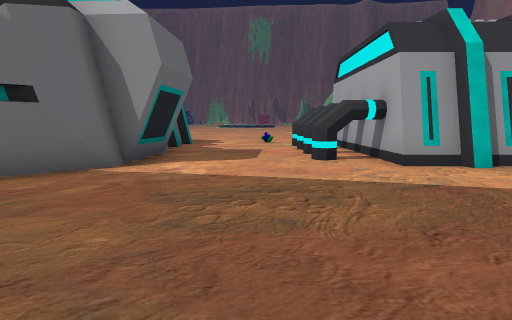
view 1 (above)

24 first-person views from a walk through a Unity game level. The camera is 1.5 m above the floor, tilts 6° down and sees 70° across. The floor is counted in squares, 2 m on a side. Each view is taken from the middle of a square. On the plan, view 1 faces up. The plan holds only what a view shows up to about 11 squares ahead; the rest is blank. The place goes on beyond the plan. Some animated figures are not drawn. Some surface patterns are stand-ins.

view 2
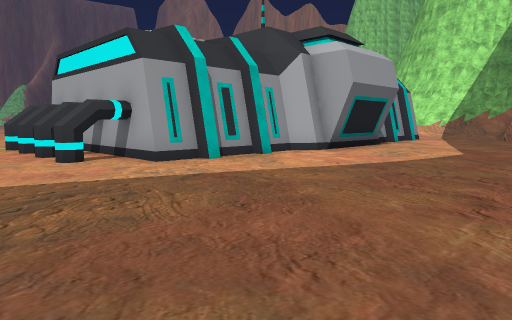

view 3
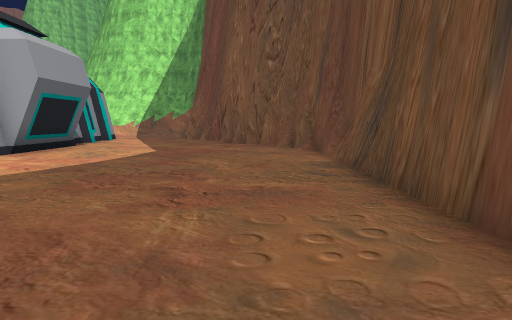

view 4
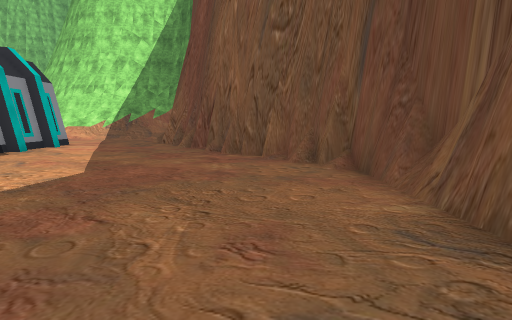

view 5
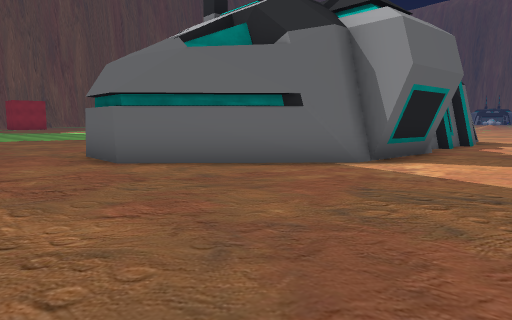

view 6
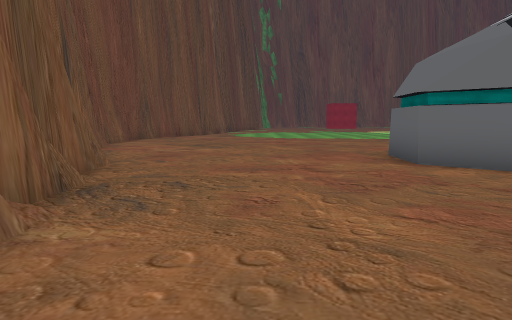

view 7
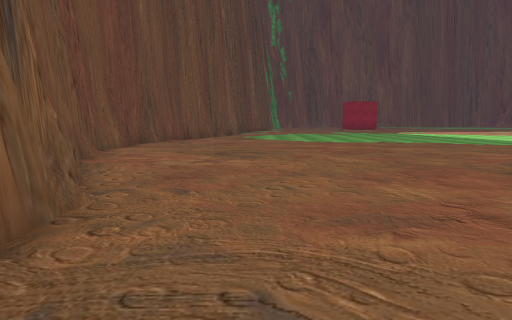

view 8
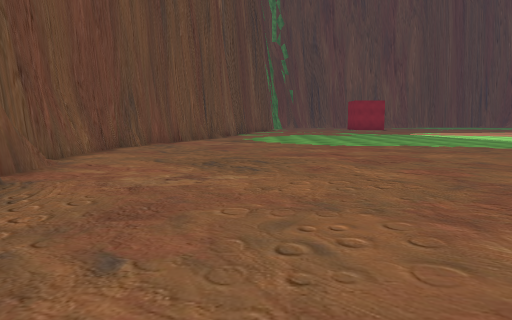

view 9
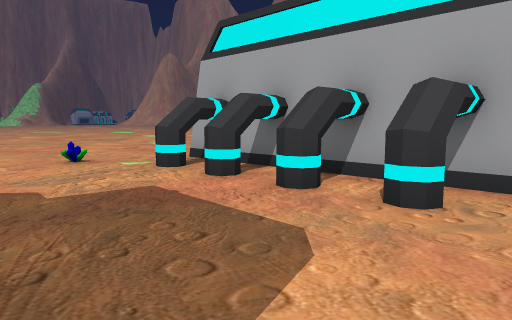

view 10
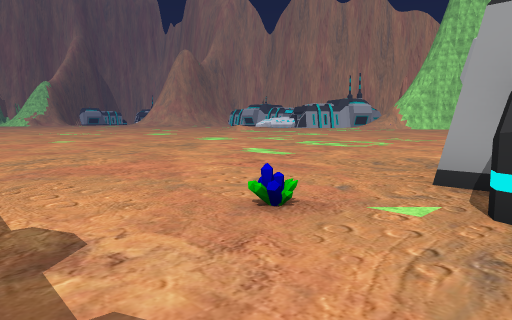

view 11
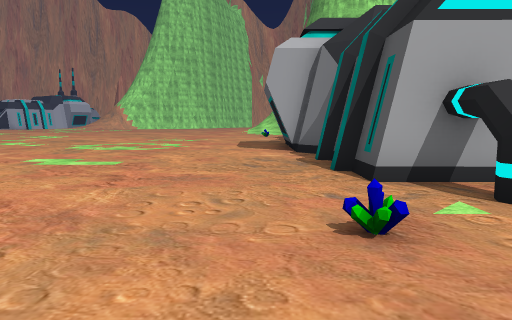

view 12
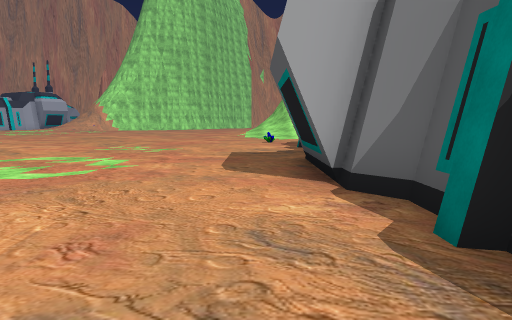

view 13
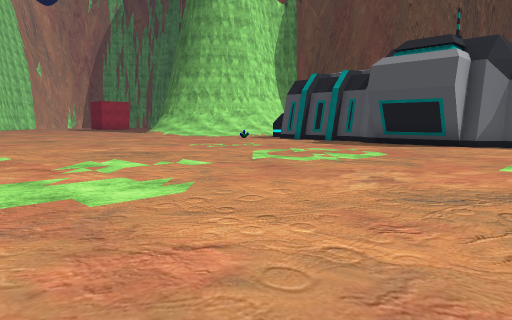

view 14
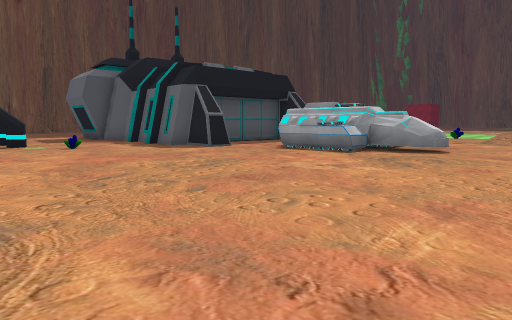

view 15
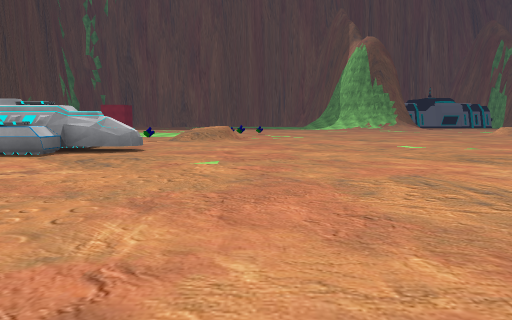

view 16
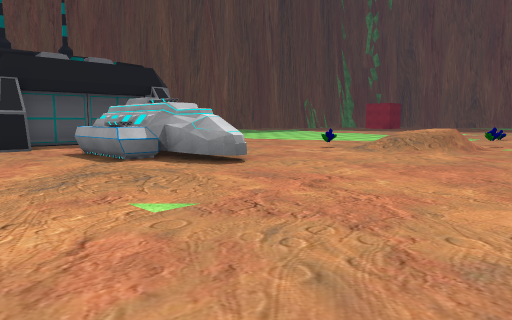

view 17
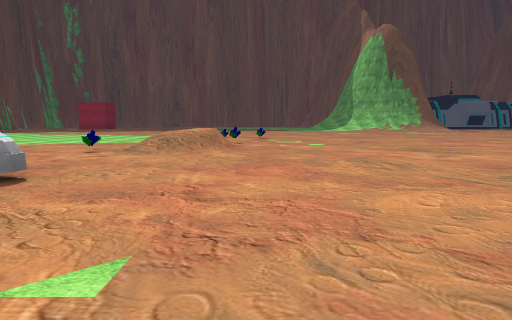

view 18
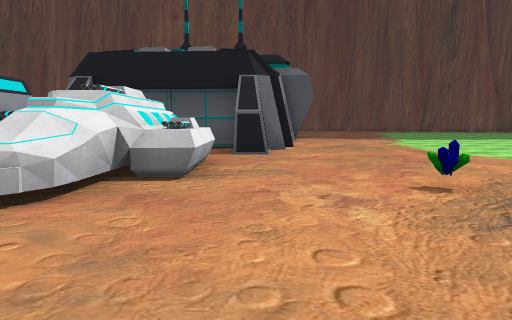

view 19
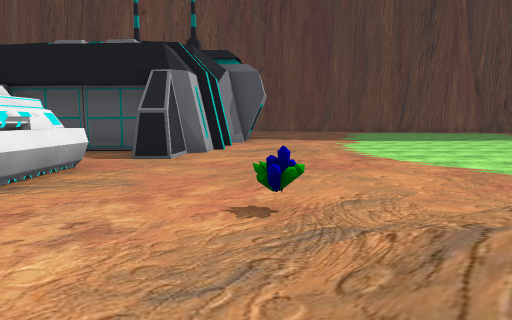

view 20
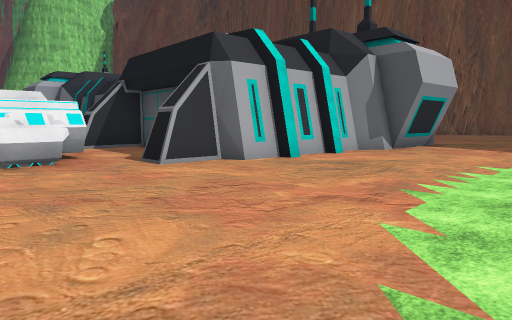

view 21
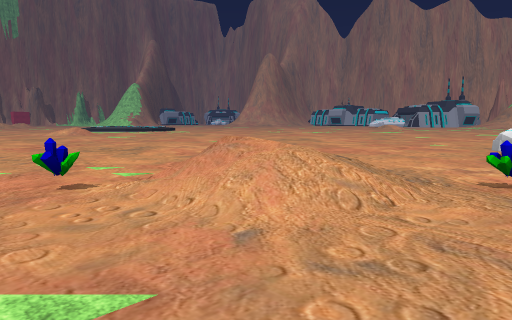

view 22
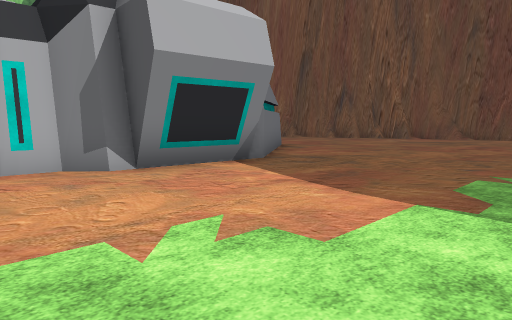

view 23
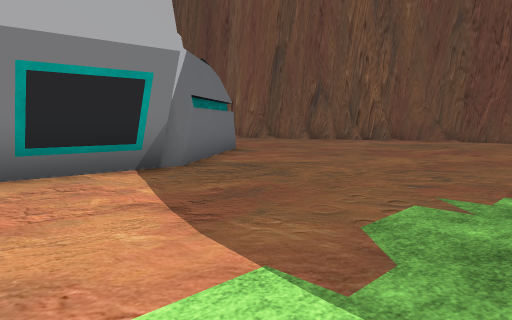

view 24
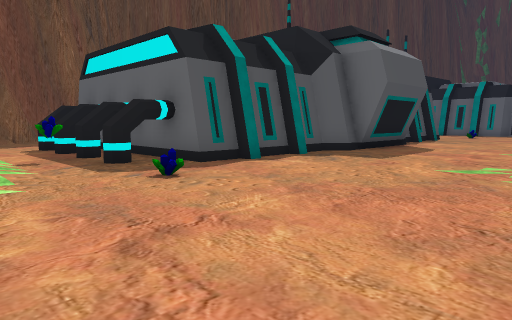

### Floor plan
Key: @ floor where view 1 was taken; # wall or solid block; . floor; / step, stairs or slope; = window, fence, low wall or low ledge; ^ raised ledge; O other object.
Columns run from 15 left of view 1 to 19 right of it. Each row starts with its distance up from view 1.
 31   ...   ..
 30   ..... ....
 29   ...........
 28   .............
 27  ...............
 26  .................
 25  ......................
 24  ...........................
 23  O/=/...........................
 22 ..///...........................
 21 ..///....=.....................
 20 .....O...##...................
 19 ........^##^..................
 18  .......###^.................. ....
 17  .......^##^.......................
 16 ...................................
 15 .......#....#......................
 14 .......#....#..................O..
 13 ......#######..O......####........
 12 ......#     #.....#####  ######...
 11 ......#     #...###           ##./
 10 ......#      ...###           ##O/
  9 .....##      ...###           ##.
  8 .....##      #....#           #..
  7 .....##     ##...###          ##.
  6 ......##   ##......########### ..
  5 .......#  ##..................
  4 .......####...................
  3 ........##....................
  2 .............................#
  1 ............................##
  0 ...............@...........##
 -1 .........................###
 -2 ............##############
 -3 .........####
 -4 .......#
 -5 ########

Positions as (right, up) in squares from view 1, and headings:
1: (0, 0), facing up
2: (-1, 0), facing up-right
3: (-1, 0), facing right
4: (3, 0), facing right
5: (1, 0), facing up-left
6: (1, 0), facing left
7: (-2, -1), facing left
8: (-4, -1), facing left
9: (-2, 6), facing up-right
10: (-2, 11), facing up-right
11: (-2, 14), facing right
12: (3, 14), facing right
13: (4, 25), facing down-right
14: (4, 24), facing down-left
15: (4, 24), facing left
16: (-1, 26), facing down-left
17: (-1, 24), facing left
18: (-8, 24), facing down
19: (-10, 23), facing down
20: (-14, 19), facing down-right
21: (-15, 19), facing up-right
22: (-15, 12), facing down-right
23: (-15, 10), facing down-right
24: (19, 18), facing down-left
